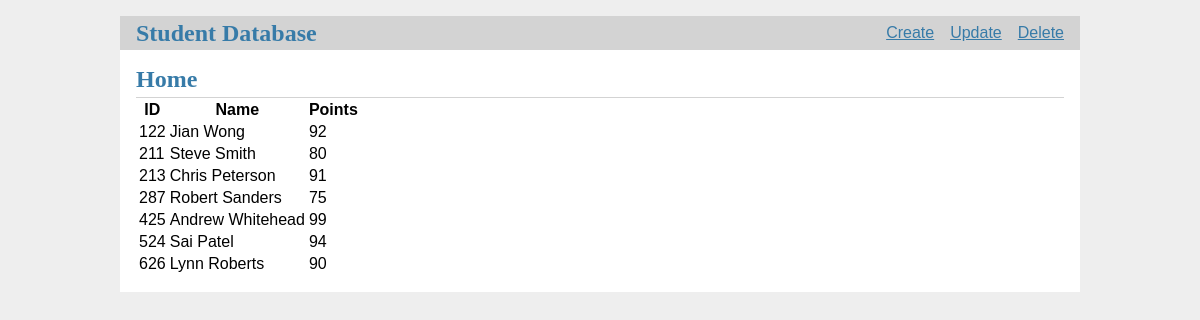
The page /home on the database its author committed.
### tables this page shows
CREATE TABLE student_info
(id INTERGER PRIMARY KEY,
name TEXT,
points INTERGER
);

### app.py (the view)
@app.route('/')
@app.route('/home')
def home_page():
    student_data = query_studentdb()
    return render_template('home.html', student_data=student_data)

### app.py (called while the page is built)
def query_studentdb():
    con = sqlite3.connect(db)
    c = con.cursor()
    c.execute("""
    SELECT * FROM student_info
    """)
    info = c.fetchall()
    return info

### templates/home.html
{% extends 'base.html' %}
{% block header %}
  <h1>{% block title %}Home{% endblock %}</h1>
{% endblock %}
{% block content %}
<table>
    <tr>
        <th>ID</th>
        <th>Name</th>
        <th>Points</th>
    </tr>
    {% for student in student_data %}
    <tr>
        <td>{{ student[0]}}</td>
        <td>{{ student[1]}}</td>
        <td>{{ student[2]}}</td>
    </tr>
    {% endfor %}
</table>
{% endblock %}

### templates/base.html (shortened to what this page needs)
<!doctype html>
<link rel="stylesheet" href="{{ url_for('static', filename='style.css') }}">
<nav>
    <h1><a href="{{ url_for('home_page') }}">Student Database</a></h1>
    <ul>
        <li><a href="{{ url_for('create_student')}}">Create</a></li>
        <li><a href="{{ url_for('update_student')}}">Update</a></li>
        <li><a href="{{ url_for('delete_student')}}">Delete</a></li>
    </ul>
</nav>
<body>
    <section class="content">
        <header>
          {% block header %}{% endblock %}
        </header>
        {% block content %}{% endblock %}
      </section>
</body>
</html>

### static/style.css (style rules this page uses)
body { max-width: 960px; margin: 0 auto; background: white; }
h1, h2, h3, h4, h5, h6 { font-family: serif; color: #377ba8; margin: 1rem 0; }
a { color: #377ba8; }
nav { background: lightgray; display: flex; align-items: center; padding: 0 0.5rem; }
nav h1 { flex: auto; margin: 0; }
nav h1 a { text-decoration: none; padding: 0.25rem 0.5rem; }
nav ul { display: flex; list-style: none; margin: 0; padding: 0; }
nav ul li a, nav ul li span, header .action { display: block; padding: 0.5rem; }
.content { padding: 0 1rem 1rem; }
.content > header { border-bottom: 1px solid lightgray; display: flex; align-items: flex-end; }
.content > header h1 { flex: auto; margin: 1rem 0 0.25rem 0; }
.content:last-child { margin-bottom: 0; }

### rows shown on the page
student_info: id "122", name "Jian Wong", points "92"
student_info: id "211", name "Steve Smith", points "80"
student_info: id "213", name "Chris Peterson", points "91"
student_info: id "287", name "Robert Sanders", points "75"
student_info: id "425", name "Andrew Whitehead", points "99"
student_info: id "524", name "Sai Patel", points "94"
student_info: id "626", name "Lynn Roberts", points "90"
